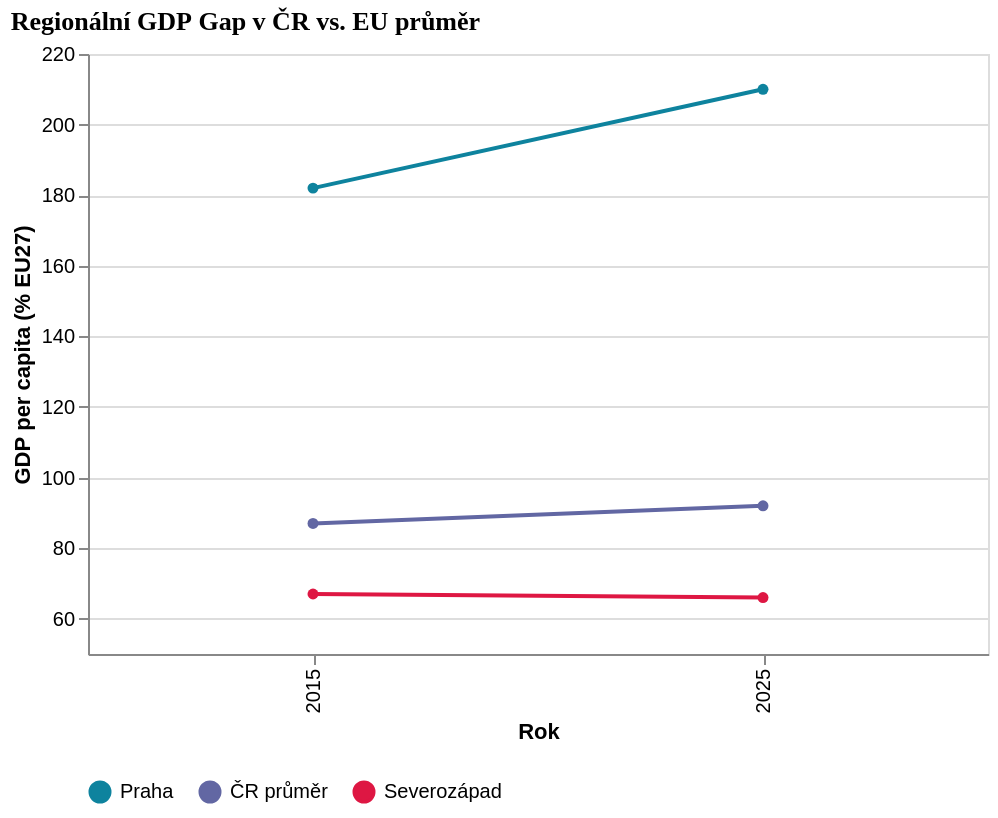

The Vega-Lite source for this figure:
### Vega-Lite specification from a JSON file in a GitHub repository (floating-point values rounded to 4 significant figures)
{"$schema": "https://vega.github.io/schema/vega-lite/v5.json", "title": {"text": "Regionální GDP Gap v ČR vs. EU průměr", "fontSize": 13, "font": "Roboto Slab", "anchor": "start"}, "width": 450, "padding": 5, "data": {"values": [{"rok": 2015, "region": "Praha", "gdp": 182}, {"rok": 2025, "region": "Praha", "gdp": 210}, {"rok": 2015, "region": "ČR průměr", "gdp": 87}, {"rok": 2025, "region": "ČR průměr", "gdp": 92}, {"rok": 2015, "region": "Severozápad", "gdp": 67}, {"rok": 2025, "region": "Severozápad", "gdp": 66}]}, "config": {"axis": {}, "legend": {}}, "mark": {"type": "line", "point": true}, "encoding": {"x": {"field": "rok", "type": "ordinal", "title": "Rok"}, "y": {"field": "gdp", "type": "quantitative", "title": "GDP per capita (% EU27)", "scale": {"domain": [50, 220]}}, "color": {"field": "region", "type": "nominal", "scale": {"domain": ["Praha", "ČR průměr", "Severozápad"], "range": ["#0e839e", "#6267a3", "#de1743"]}, "legend": {"orient": "bottom", "title": null}}}, "_source": "Eurostat regional GDP, OECD Czechia Note, PAQ Research"}
